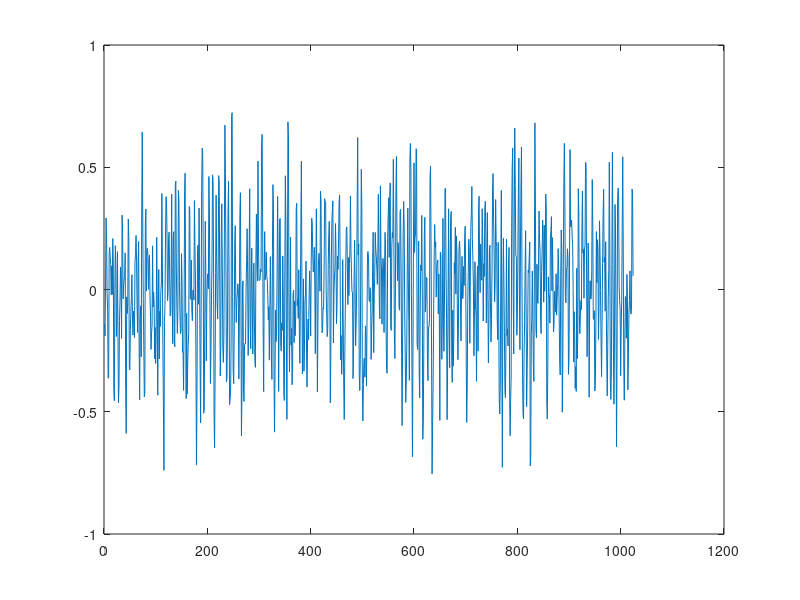

MATLAB code to generate this figure:
%AR
%Derya Malak, Nov 18, 2019

clear; clc; close all

%Creating an Auto Regressive process
L = 10;  %the input length will be 2^L
         %if you increase this, the Yule Walker equations will give better
         %estimates.
y = filter(1,[1 -0.75 0.5],0.2*randn(2^L,1));

plot(y) 

%AR parameter estimation via Yule-Walker method
[ar_coeffs,NoiseVariance] = aryule(y,2);


ar_coeffs

NoiseVariance


%ARMA

%the following requires Econometrics Toolbox (I do not have it on my computer!)
%model = arima(1,0,1)
%model = arima('ARLags',1:2,'MALags',1,'Constant',0)